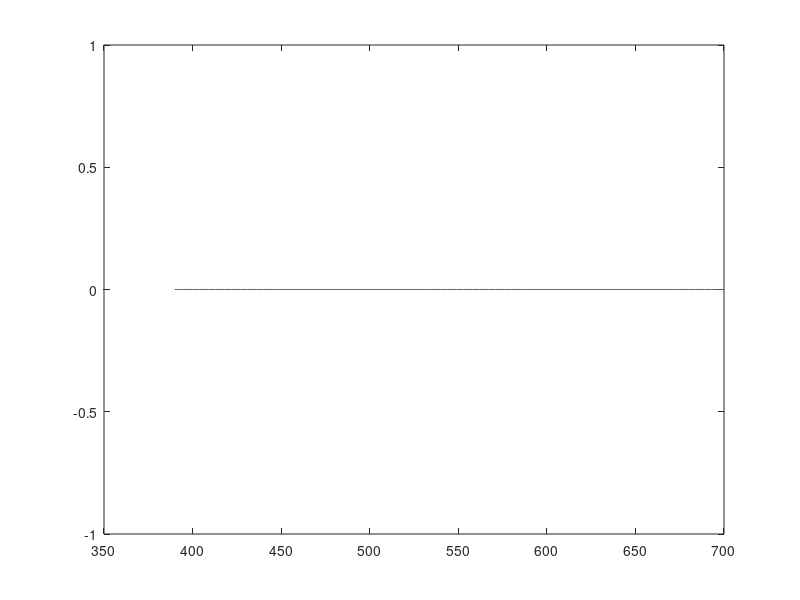

Here is the MATLAB script that generated this plot: (Note: this script raises an error after producing the figure.)
clear all,close all ,clc

wave_length_min = 390;
wave_length_max = 700;
wave_length_nr_max = 850;

wave_length_delta = 1;

wave_length_range = wave_length_min:wave_length_delta:wave_length_max;

plot(wave_length_range,wave_length_range*0)

wave_length_blue_start  = 390;
wave_length_blue_end    = 520;
wave_length_blue_range = wave_length_blue_start:wave_length_delta:...
    wave_length_blue_end;
wave_length_blue_distribution_alpha = 5;
wave_length_blue_distribution_beta = 4;

wave_length_blue_data = wave_length_distribution(wave_length_blue_range,...
    wave_length_blue_distribution_alpha,...
    wave_length_blue_distribution_beta);



wave_length_green_start = 480;
wave_length_green_end   = 610;
wave_length_green_range = wave_length_green_start:wave_length_delta:...
    wave_length_green_end;
wave_length_green_distribution_alpha = 3;
wave_length_green_distribution_beta = 3;

wave_length_green_data = wave_length_distribution(...
    wave_length_green_range,...
    wave_length_green_distribution_alpha,...
    wave_length_green_distribution_beta);

wave_length_red_start   = 590;
wave_length_red_end     = 700;
wave_length_red_range   = wave_length_red_start:wave_length_delta:...
    wave_length_red_end;
wave_length_red_distribution_alpha = 4;
wave_length_red_distribution_beta = 5;

wave_length_red_data = wave_length_distribution(...
    wave_length_red_range,...
    wave_length_red_distribution_alpha,...
    wave_length_red_distribution_beta);



plot(wave_length_blue_range,wave_length_blue_data,'-.b')
hold on
plot(wave_length_green_range,wave_length_green_data,'-g')
plot(wave_length_red_range,wave_length_red_data,'--r')

axis([wave_length_min, wave_length_nr_max,0,1])
set(gca,'ytick',[])
set(gca,'yticklabel',[])
ylabel('Intensity, $I$','interpreter','latex','fontsize',16)
xlabel('Wavelength, $\lambda\;[nm]$','interpreter','latex','fontsize',16)
title('Intensity ranges for RGB color channels', 'interpreter','latex',...
    'fontsize',16)
legend({'Blue channel','Green channel','Red channel'},...
    'interpreter','latex','location','southeast','fontsize',10)
